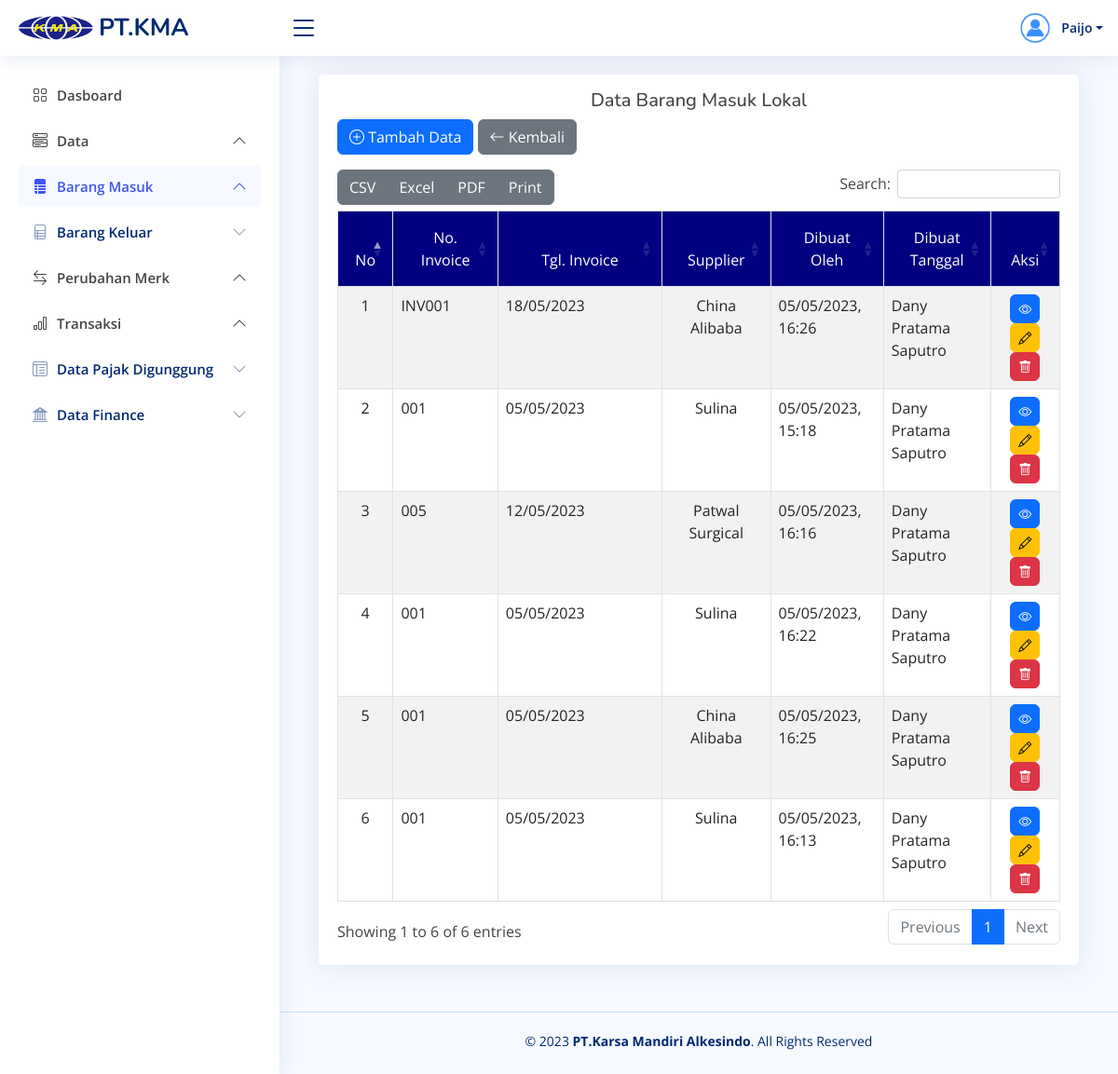
The page /barang-masuk-lokal.php (signed in) on the database its author committed.
### tables this page shows
CREATE TABLE `inv_br_in_lokal` (
  `id_inv_br_in_lokal` varchar(50) NOT NULL,
  `id_user` varchar(50) NOT NULL,
  `id_sp` varchar(50) NOT NULL,
  `no_inv` varchar(50) NOT NULL,
  `tgl_inv` varchar(20) NOT NULL,
  `created_date` varchar(20) NOT NULL
);

CREATE TABLE `tb_supplier` (
  `id_sp` varchar(25) NOT NULL,
  `id_user` varchar(25) NOT NULL,
  `nama_sp` varchar(50) NOT NULL,
  `no_telp` varchar(20) NOT NULL,
  `alamat` varchar(150) NOT NULL,
  `created_date` varchar(25) NOT NULL,
  `updated_date` varchar(25) NOT NULL,
  `user_updated` varchar(25) NOT NULL
);

CREATE TABLE `user` (
  `id_user` char(20) NOT NULL,
  `id_user_role` char(20) NOT NULL,
  `nama_user` varchar(30) NOT NULL,
  `jenkel` varchar(15) NOT NULL,
  `email` varchar(75) NOT NULL,
  `username` varchar(30) NOT NULL,
  `password` varchar(300) NOT NULL,
  `created_date` varchar(30) NOT NULL
);

### barang-masuk-lokal.php (the view, shortened to what this page needs)
<?php
$page = 'br-masuk';
include "akses.php";
?>
<!DOCTYPE html>
<html lang="en">
<head>
    <?php include "page/head.php"; ?>
</head>
<body>
    <?php include "page/nav-header.php" ?>
    <?php include "page/sidebar.php"; ?>
    <main id="main" class="main">
        <section>
            <div class="container-fluid">
                <div class="card">
                    <div class="card-body">
                        <h5 class="text-center mt-3">Data Barang Masuk Lokal</h5>
                        <a href="input-inv-br-in-lokal.php" class="btn btn-primary btn-md"><i class="bi bi-plus-circle"></i> Tambah Data</a>
                        <a href="barang-masuk-reg.php" class="btn btn-md btn-secondary text-end"><i class="bi bi-arrow-left"></i> Kembali</a>
                        <div class="table-responsive pt-3">
                            <table class="table table-striped table-bordered" id="table1">
                                <thead>
                                    <tr class="text-white" style="background-color: navy;">
                                        <td class="text-center p-3" style="width: 30px">No</td>
                                        <td class="text-center p-3" style="width: 100px">No. Invoice</td>
                                        <td class="text-center p-3" style="width: 200px">Tgl. Invoice</td>
                                        <td class="text-center p-3" style="width: 100px">Supplier</td>
                                        <td class="text-center p-3" style="width: 100px">Dibuat Oleh</td>
                                        <td class="text-center p-3" style="width: 100px">Dibuat Tanggal</td>
                                        <td class="text-center p-3" style="width: 50px">Aksi</td>
                                    </tr>
                                </thead>
                                <tbody>
                                    <?php
                                    $no = 1;
                                    include "koneksi.php";
                                    $sql = "SELECT ibil.*, ibil.created_date AS created, us.*, sp.*
                                            FROM inv_br_in_lokal AS ibil
                                            LEFT JOIN user us ON (ibil.id_user = us.id_user)
                                            LEFT JOIN tb_supplier sp ON (ibil.id_sp = sp.id_sp)";
                                    $query = mysqli_query($connect, $sql);
                                    while ($data = mysqli_fetch_array($query)) {
                                    ?>
                                        <tr>
                                            <td class="text-center"><?php echo $no ?></td>
                                            <td><?php echo $data['no_inv'] ?></td>
                                            <td><?php echo $data['tgl_inv'] ?></td>
                                            <td class="text-center"><?php echo $data['nama_sp'] ?></td>
                                            <td><?php echo $data['created'] ?></td>
                                            <td><?php echo $data['nama_user'] ?></td>
                                            <td class="text-center">
                                                <a href="list-br-in-lokal.php?id=<?php echo base64_encode($data['id_inv_br_in_lokal']) ?>" class="btn btn-primary btn-sm rounded"><i class="bi bi-eye"></i></a>
                                                <a href="edit-br-in-lokal.php?id=<?php echo $data['id_inv_br_in_lokal'] ?>" class="btn btn-warning btn-sm rounded"><i class="bi bi-pencil" style="font-size: 14px;"></i></a>
                                                <a href="proses/proses-br-in-lokal.php?id=<?php echo $data['id_inv_br_in_lokal'] ?>" class="btn btn-danger btn-sm rounded delete-data"><i class="bi bi-trash" style="font-size: 14px;"></i></a>
                                            </td>
                                        </tr>
                                        <?php $no++ ?>
                                    <?php } ?>
                                </tbody>
                            </table>
                        </div>
                    </div>
                </div>
            </div>
        </section>
    </main>
    <?php include "page/footer.php" ?>
</body>
</html>

### akses.php (shortened to what this page needs)
<!DOCTYPE html>
<html lang="en">
<head>
</head>
<body>
</body>
</html>

### page/head.php (shortened to what this page needs)
<link href="assets/vendor/bootstrap/css/bootstrap.min.css" rel="stylesheet">
<link href="assets/vendor/bootstrap-icons/bootstrap-icons.css" rel="stylesheet">
<link href="assets/vendor/boxicons/css/boxicons.min.css" rel="stylesheet">
<link href="assets/vendor/quill/quill.snow.css" rel="stylesheet">
<link href="assets/vendor/quill/quill.bubble.css" rel="stylesheet">
<link href="assets/vendor/remixicon/remixicon.css" rel="stylesheet">
<link href="assets/vendor/simple-datatables/style.css" rel="stylesheet">
<link href="assets/css/style.css" rel="stylesheet">
<link href="assets/selectize-js/dist/css/selectize.bootstrap5.css" rel="stylesheet" />
<link rel="stylesheet" href="https://cdn.jsdelivr.net/npm/flatpickr/dist/flatpickr.min.css">
<link rel="stylesheet" type="text/css" href="https://npmcdn.com/flatpickr/dist/themes/material_green.css">
<link rel="stylesheet" href="assets/sweet-alert/dist/sweetalert2.min.css">
<link rel="stylesheet" href="assets/DataTables/dataTables.bootstrap5.min.css">
<link rel="stylesheet" type="text/css" href="assets/css/loading.css">

### page/nav-header.php (shortened to what this page needs)
<header id="header" class="header fixed-top d-flex align-items-center">
  <div class="d-flex align-items-center justify-content-between">
    <a href="index.html" class="logo d-flex align-items-center">
      <img src="assets/img/logo-kma.png" alt="" style="width: 80px; height: auto;">
      <span class="d-none d-lg-block" style="text-decoration: none;">PT.KMA</span>
    </a>
    <i class="bi bi-list toggle-sidebar-btn"></i>
  </div>
  <nav class="header-nav ms-auto">
    <ul class="d-flex align-items-center">
      <li class="nav-item dropdown pe-3">
        <a class="nav-link nav-profile d-flex align-items-center pe-0" href="#" data-bs-toggle="dropdown">
          <img src="assets/img/user.jpg" alt="Profile" class="rounded-circle">
          <span class="d-none d-md-block dropdown-toggle ps-2"><?php echo ucfirst($_SESSION['tiket_nama']); ?></span>
        </a>
      </li>
    </ul>
  </nav>
</header>

### page/sidebar.php (shortened to what this page needs)
<aside id="sidebar" class="sidebar">
  <ul class="sidebar-nav">
    <li class="nav-item">
      <a class="nav-link <?php if ($page == 'dashboard') {
                            echo 'active-link';
                          } ?>" href="dashboard.php">
        <i class="bi bi-grid"></i><span>Dasboard</span>
      </a>
    </li>
    <li class="nav-item">
      <a class="nav-link <?php if ($page == 'data') {
                            echo 'active-link';
                          } ?>" data-bs-target="#components-nav" data-bs-toggle="collapse" href="#">
        <i class="bi bi-menu-button-wide"></i><span>Data</span><i class="bi bi-chevron-down ms-auto"></i>
      </a>
    </li>
    <li class="nav-item">
      <a class="nav-link <?php if ($page == 'br-masuk') {
                            echo 'active-link';
                          } ?>" data-bs-target="#barang-masuk" data-bs-toggle="collapse" href="#">
        <i class="bi bi-file-ruled-fill"></i><span>Barang Masuk</span><i class="bi bi-chevron-down ms-auto"></i>
      </a>
    </li>
    <li class="nav-item">
      <a class="nav-link collapsed" data-bs-target="#barang-keluar" data-bs-toggle="collapse" href="#">
        <i class="bi bi-file-ruled"></i><span>Barang Keluar</span><i class="bi bi-chevron-down ms-auto"></i>
      </a>
    </li>
    <li class="nav-item">
      <a class="nav-link  <?php if ($page == 'perubahan-merk') {
                            echo 'active-link';
                          } ?>" data-bs-target="#perubahan-merk" data-bs-toggle="collapse" href="#">
        <i class="bi bi-arrow-left-right"></i><span>Perubahan Merk</span><i class="bi bi-chevron-down ms-auto"></i>
      </a>
    </li>
    <li class="nav-item">
      <a class="nav-link <?php if ($page == 'transaksi') {
                            echo 'active-link';
                          } ?>" data-bs-target="#forms-nav" data-bs-toggle="collapse" href="#">
        <i class="bi bi-bar-chart"></i><span>Transaksi</span><i class="bi bi-chevron-down ms-auto"></i>
      </a>
    </li>
    <li class="nav-item">
      <a class="nav-link collapsed" data-bs-target="#tables-nav" data-bs-toggle="collapse" href="#">
        <i class="bi bi-layout-text-window-reverse"></i><span>Data Pajak Digunggung</span><i class="bi bi-chevron-down ms-auto"></i>
      </a>
    </li>
    <li class="nav-item">
      <a class="nav-link collapsed" data-bs-target="#charts-nav" data-bs-toggle="collapse" href="#">
        <i class="bi bi-bank2"></i><span>Data Finance</span><i class="bi bi-chevron-down ms-auto"></i>
      </a>
    </li>
  </ul>
</aside>

### page/footer.php
<footer id="footer" class="footer">
    <div class="copyright">
      &copy; 2023 <strong><span>PT.Karsa Mandiri Alkesindo</span></strong>. All Rights Reserved
    </div>
    <div class="credits">
    </div>
  </footer>

### assets/css/style.css (style rules this page uses)
:root { scroll-behavior: smooth; }
body { font-family: "Open Sans", sans-serif; background: #f6f9ff; color: #444444; }
a { color: #4154f1; text-decoration: none; }
h1, h2, h3, h4, h5, h6 { font-family: "Nunito", sans-serif; }
#main { margin-top: 60px; padding: 20px 30px; transition: all 0.3s; }
.card { margin-bottom: 30px; border: none; border-radius: 5px; box-shadow: 0px 0 30px rgba(1, 41, 112, 0.1); }
.card-body { padding: 0 20px 20px 20px; }
.logo { line-height: 1; }
@media (min-width: 1200px) { .logo { width: 280px; } }
.logo img { max-height: 26px; margin-right: 6px; }
.logo span { font-size: 26px; font-weight: 700; color: #012970; font-family: "Nunito", sans-serif; }
.header { transition: all 0.5s; z-index: 997; height: 60px; box-shadow: 0px 2px 20px rgba(1, 41, 112, 0.1); background-color: #fff; padding-left: 20px; }
.header .toggle-sidebar-btn { font-size: 32px; padding-left: 10px; cursor: pointer; color: #012970; }
.header-nav ul { list-style: none; }
.header-nav>ul { margin: 0; padding: 0; }
.header-nav .nav-profile { color: #012970; }
.header-nav .nav-profile img { max-height: 36px; }
.header-nav .nav-profile span { font-size: 14px; font-weight: 600; }
.sidebar { position: fixed; top: 60px; left: 0; bottom: 0; width: 300px; z-index: 996; transition: all 0.3s; padding: 20px; overflow-y: auto; scrollbar-width: thin; scrollbar-color: #aab7cf transparent; box-shadow: 0px 0px 20px rgba(1, 41, 112, 0.1); background-color: #fff; }
@media (min-width: 1200px) { #main, #footer { margin-left: 300px; } }
.sidebar-nav { padding: 0; margin: 0; list-style: none; }
.sidebar-nav li { padding: 0; margin: 0; list-style: none; }
.sidebar-nav .nav-item { margin-bottom: 5px; }
.sidebar-nav .nav-link { display: flex; align-items: center; font-size: 15px; font-weight: 600; transition: 0.3; padding: 10px 15px; border-radius: 4px; }
.active-link { color: #4154f1; background: #f6f9ff; }
.sidebar-nav .nav-link i { font-size: 16px; margin-right: 10px; }
.sidebar-nav .nav-link.collapsed { color: #012970; background: #fff; }
.sidebar-nav .nav-link.collapsed i { color: #899bbd; }
.sidebar-nav .nav-link .bi-chevron-down { margin-right: 0; transition: transform 0.2s ease-in-out; }
.sidebar-nav .nav-link:not(.collapsed) .bi-chevron-down { transform: rotate(180deg); }
.footer { padding: 20px 0; font-size: 14px; transition: all 0.3s; border-top: 1px solid #cddfff; }
.footer .copyright { text-align: center; color: #012970; }
.footer .credits { padding-top: 5px; text-align: center; font-size: 13px; color: #012970; }

### rows shown on the page
inv_br_in_lokal: no_inv "INV001", tgl_inv "18/05/2023", id_sp.nama_sp "China Alibaba", created_date "05/05/2023, 16:26", id_user.nama_user "Dany Pratama Saputro"
inv_br_in_lokal: no_inv "001", tgl_inv "05/05/2023", id_sp.nama_sp "Sulina", created_date "05/05/2023, 15:18", id_user.nama_user "Dany Pratama Saputro"
inv_br_in_lokal: no_inv "005", tgl_inv "12/05/2023", id_sp.nama_sp "Patwal Surgical", created_date "05/05/2023, 16:16", id_user.nama_user "Dany Pratama Saputro"
inv_br_in_lokal: no_inv "001", tgl_inv "05/05/2023", id_sp.nama_sp "Sulina", created_date "05/05/2023, 16:22", id_user.nama_user "Dany Pratama Saputro"
inv_br_in_lokal: no_inv "001", tgl_inv "05/05/2023", id_sp.nama_sp "China Alibaba", created_date "05/05/2023, 16:25", id_user.nama_user "Dany Pratama Saputro"
inv_br_in_lokal: no_inv "001", tgl_inv "05/05/2023", id_sp.nama_sp "Sulina", created_date "05/05/2023, 16:13", id_user.nama_user "Dany Pratama Saputro"

### other values the page prints
$_SESSION['tiket_nama'] "Paijo"
